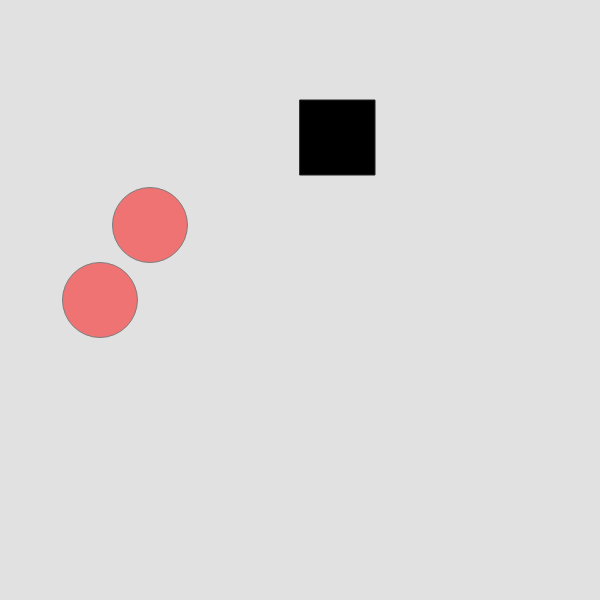
Frame 1 (no input)
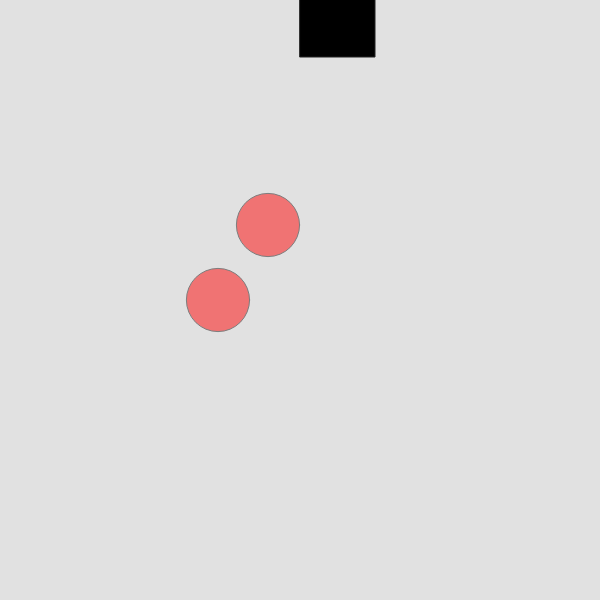
Frame 60 (no input)
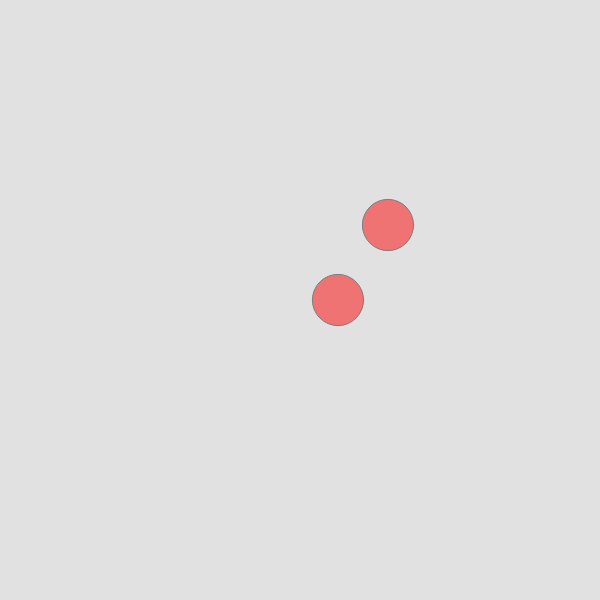
Frame 120 (the mouse pressed at the canvas centre since frame 60)

The p5.js sketch that drew these frames (run headless with seeded random() and noise() and a simulated clock; from frame 60 on, the mouse is pressed at the canvas centre):

// p5.js sketch
// ── sketch.js
/*
Example that reverses drawn shapes across the canvas/window using variables, incrementors and conditional logic (if else control structures) in the draw () loop
*/


var circX = 100;
var circY = 300;
var circStroke = 125;
var circR = 255;
var circG = 0;
var circB = 0;
var circSize = 75;
var recX = 300;
var recY = 100;
var recStroke = 35;
var recCol = 0;
var recSize = 75;
var canvBG = 225;
var speed = 2;
var alph = 125; 



function setup() {
   createCanvas (600,600);
}


function draw() {
  background(canvBG);//background color 
  stroke(circStroke);
  fill(circR, circG, circB, alph);
  stroke(circStroke);
  ellipse(circX, circY, circSize, circSize);
  ellipse(circX + 50, circY - 75, circSize, circSize);
  fill(circR, circG, circB, 135);
  
  stroke(recStroke);
  fill(recCol);
  rect(recX, recY, recSize, recSize);
  
  circX = circX + speed;
  recY = recY - speed;
  
  if (circX < width) {
    
    circSize -= 0.2; // circle size will increase by 0.5 through each loop.
    
  } else {
    
    if (circX > width) {
      speed = speed * -3;// speed of the circles going back and forth 
      circSize *= -2;
      
    }
  }
}
